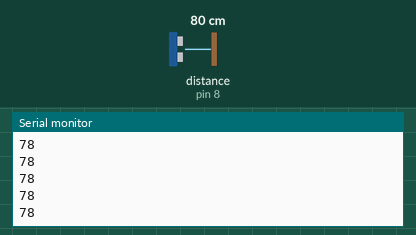
This sketch was run on a simulated Arduino Uno, built with avr-gcc and run on an emulated ATmega328P. On the bench: the last lines printed to the serial monitor. Wiring (inferred from the names in the program): ultrasonic range finder: trigger pin 7; echo pin 8. The test bench sets the inputs (shaded band); at power-on: distance to the obstacle (sensor on pin 8) 80 cm. The echo pulse lasts 58.3 µs per cm.

Above: at 1.2 s.
1.3 s: distance to the obstacle (sensor on pin 8) set to 2 cm
At 2.1 s:
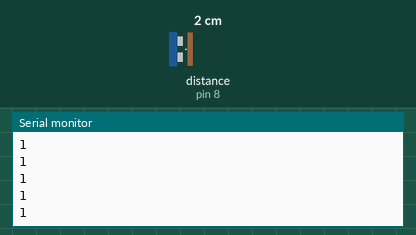
2.8 s: distance to the obstacle (sensor on pin 8) set to 4 cm
At 3.7 s:
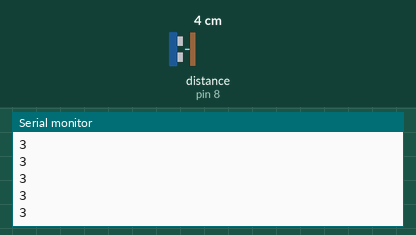
Timing chart, 0 to 5.8 s (numbered marks = the images above; inputs shaded):
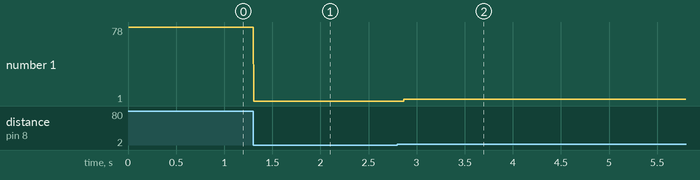

The sketch:

Main.ino
```cpp
int echopin = 8; // connect echopin to pin 8
int trigpin = 7; // connect trigpin to pin 7
long duration;
int distance;

void setup() {
Serial.begin(9600);
pinMode (echopin,INPUT); //echopin takes input
pinMode (trigpin,OUTPUT); //trigpin gives output

}

void loop() {

digitalWrite(trigpin, LOW);
delayMicroseconds(2);
digitalWrite(trigpin,HIGH);
delayMicroseconds(10);
digitalWrite (trigpin, LOW);

duration = pulseIn(echopin, HIGH);

distance= duration*0.034/2; // formula of converting distance in cm format

Serial.println(distance); // printing distance

}
```

Measured:
- after the input at 1.3 s, the serial monitor: prints a new line at once (image 1)
- after the input at 2.8 s, the serial monitor: prints a new line after 0.07 s (image 2)
- plotted number 1: 78 → 1 after the input at 1.3 s, 1 → 3 after the input at 2.8 s
